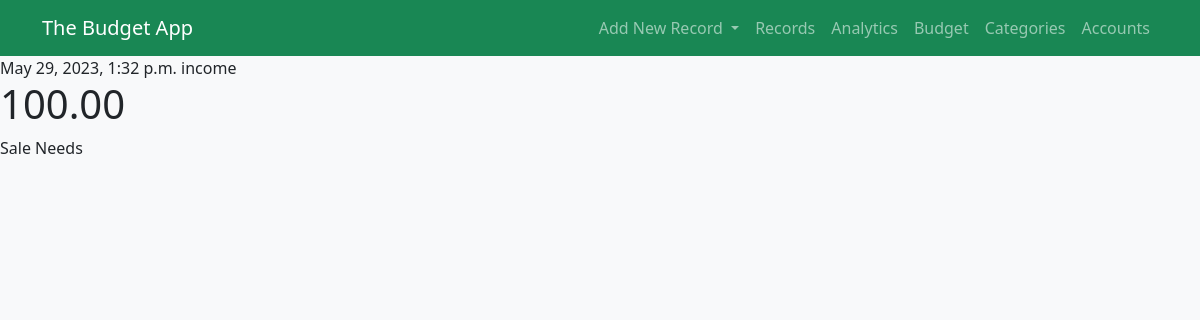
The app's page /record/detail/51 with its own data.
### the_budget_app/models.py (models this page shows, shortened)
class Ledger(models.Model):
    account = models.ForeignKey(Account, on_delete=models.CASCADE)
    category = models.ForeignKey(Category, on_delete=models.CASCADE)
    to_account = models.ForeignKey(Account, on_delete=models.CASCADE, null=True, related_name='to_account')
    amount = models.FloatField(default=0)
    note = models.CharField(max_length=200, blank=True)
    date_created = models.DateTimeField()
    class Meta:
        db_table = 'ledger'

class Category(models.Model):
    CATEGORY_TYPE = (
        ('income', 'Income'),
        ('expense', 'Expense'),
        ('transfer','Transfer')
    )
    category_type = models.CharField(max_length=8, choices=CATEGORY_TYPE)
    category_name = models.CharField(max_length=200)
    editable = models.BooleanField(default=True)
    class Meta:
        db_table = 'category'
        verbose_name_plural = 'categories'

class Account(models.Model):
    account_name = models.CharField(max_length=200)
    splitting_percent = models.IntegerField(default=0)
    amount = models.FloatField(default=0)
    class Meta:
        db_table = 'account'

### the_budget_app/views/records_view.py (the view)
# urls.py: path('record/detail/<int:pk>', record.detail, name='detail_record'),
def detail(request, pk):
    record = Ledger.objects.get(pk=pk)
    context = {
        'record': record,
    }
    return render(request, DETAIL_RECORD, context)

### the_budget_app/templates/the_budget_app/records/detail.html (shortened to what this page needs)
{% extends '../base.html' %}
{% block content %}
<div class="record">
    <span class="date">{{ record.date_created }}</span>
    <span class="category">{{ record.category.category_type }}</span>
    <h1 class="amount">{{ record.amount|floatformat:"2g" }}</h1>
    <span class="category-name">{{ record.category.category_name }}</span>
    <span class="account">{{ record.account.account_name }}</span>
</div>
{% endblock content %}

### records on screen
Ledger: date_created "May 29, 2023, 1:32 p.m.", category.category_type "income", amount "100.00", category.category_name "Sale", account.account_name "Needs"
